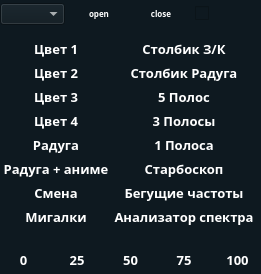
<?xml version="1.0" encoding="UTF-8"?>
<ui version="4.0">
 <class>MainWindow</class>
 <widget class="QMainWindow" name="MainWindow">
  <property name="enabled">
   <bool>true</bool>
  </property>
  <property name="geometry">
   <rect>
    <x>0</x>
    <y>0</y>
    <width>261</width>
    <height>274</height>
   </rect>
  </property>
  <property name="windowTitle">
   <string>MainWindow</string>
  </property>
  <property name="styleSheet">
   <string notr="true">bacground-color: #0E1920</string>
  </property>
  <widget class="QWidget" name="centralwidget">
   <property name="styleSheet">
    <string notr="true">background-color: #0E1920</string>
   </property>
   <widget class="QWidget" name="layoutWidget">
    <property name="geometry">
     <rect>
      <x>0</x>
      <y>0</y>
      <width>251</width>
      <height>28</height>
     </rect>
    </property>
    <layout class="QHBoxLayout" name="horizontalLayout">
     <item>
      <widget class="QComboBox" name="comL">
       <property name="font">
        <font>
         <family>Montserrat</family>
         <pointsize>6</pointsize>
         <weight>75</weight>
         <bold>true</bold>
        </font>
       </property>
       <property name="cursor">
        <cursorShape>ArrowCursor</cursorShape>
       </property>
       <property name="mouseTracking">
        <bool>false</bool>
       </property>
       <property name="styleSheet">
        <string notr="true">color:white;

</string>
       </property>
       <property name="duplicatesEnabled">
        <bool>false</bool>
       </property>
      </widget>
     </item>
     <item>
      <widget class="QPushButton" name="openB">
       <property name="font">
        <font>
         <family>Montserrat</family>
         <pointsize>6</pointsize>
         <weight>75</weight>
         <italic>false</italic>
         <bold>true</bold>
        </font>
       </property>
       <property name="styleSheet">
        <string notr="true">QPushButton {
 background-color: #0E1920;
 color: white;
 border: 1px;
 border-radius:5;
}

QPushButton:pressed {
 background-color: #ff8bf0;
}</string>
       </property>
       <property name="text">
        <string>open</string>
       </property>
      </widget>
     </item>
     <item>
      <widget class="QPushButton" name="closeB">
       <property name="font">
        <font>
         <family>Montserrat</family>
         <pointsize>6</pointsize>
         <weight>75</weight>
         <bold>true</bold>
        </font>
       </property>
       <property name="styleSheet">
        <string notr="true">QPushButton {
 background-color: #0E1920;
 color: white;
 border: 1px;
 border-radius:5;
}

QPushButton:pressed {
 background-color: #ff8bf0;
}</string>
       </property>
       <property name="text">
        <string>close</string>
       </property>
      </widget>
     </item>
     <item>
      <widget class="QCheckBox" name="onOffBox">
       <property name="styleSheet">
        <string notr="true"/>
       </property>
       <property name="text">
        <string/>
       </property>
      </widget>
     </item>
    </layout>
   </widget>
   <widget class="QWidget" name="layoutWidget">
    <property name="geometry">
     <rect>
      <x>0</x>
      <y>40</y>
      <width>112</width>
      <height>191</height>
     </rect>
    </property>
    <layout class="QVBoxLayout" name="verticalLayout">
     <item>
      <widget class="QPushButton" name="c1B">
       <property name="enabled">
        <bool>true</bool>
       </property>
       <property name="font">
        <font>
         <family>Montserrat</family>
         <pointsize>10</pointsize>
         <weight>75</weight>
         <bold>true</bold>
        </font>
       </property>
       <property name="styleSheet">
        <string notr="true">QPushButton {
 background-color: #0E1920;
 color: white;
 border: 1px;
 border-radius:5;
}

QPushButton:pressed {
 background-color: #252b55;
}</string>
       </property>
       <property name="text">
        <string>Цвет 1</string>
       </property>
      </widget>
     </item>
     <item>
      <widget class="QPushButton" name="c2B">
       <property name="font">
        <font>
         <family>Montserrat</family>
         <pointsize>10</pointsize>
         <weight>75</weight>
         <bold>true</bold>
        </font>
       </property>
       <property name="styleSheet">
        <string notr="true">QPushButton {
 background-color: #0E1920;
 color: white;
 border: 1px;
 border-radius:5;
}

QPushButton:pressed {
 background-color: #252b55;
}</string>
       </property>
       <property name="text">
        <string>Цвет 2</string>
       </property>
      </widget>
     </item>
     <item>
      <widget class="QPushButton" name="c3B">
       <property name="font">
        <font>
         <family>Montserrat</family>
         <pointsize>10</pointsize>
         <weight>75</weight>
         <bold>true</bold>
        </font>
       </property>
       <property name="styleSheet">
        <string notr="true">QPushButton {
 background-color: #0E1920;
 color: white;
 border: 1px;
 border-radius:5;
}

QPushButton:pressed {
 background-color: #252b55;
}</string>
       </property>
       <property name="text">
        <string>Цвет 3</string>
       </property>
      </widget>
     </item>
     <item>
      <widget class="QPushButton" name="c4B">
       <property name="font">
        <font>
         <family>Montserrat</family>
         <pointsize>10</pointsize>
         <weight>75</weight>
         <bold>true</bold>
        </font>
       </property>
       <property name="styleSheet">
        <string notr="true">QPushButton {
 background-color: #0E1920;
 color: white;
 border: 1px;
 border-radius:5;
}

QPushButton:pressed {
 background-color: #252b55;
}</string>
       </property>
       <property name="text">
        <string>Цвет 4</string>
       </property>
      </widget>
     </item>
     <item>
      <widget class="QPushButton" name="c5B">
       <property name="font">
        <font>
         <family>Montserrat</family>
         <pointsize>10</pointsize>
         <weight>75</weight>
         <bold>true</bold>
        </font>
       </property>
       <property name="styleSheet">
        <string notr="true">QPushButton {
 background-color: #0E1920;
 color: white;
 border: 1px;
 border-radius:5;
}

QPushButton:pressed {
 background-color: #252b55;
}</string>
       </property>
       <property name="text">
        <string>Радуга</string>
       </property>
      </widget>
     </item>
     <item>
      <widget class="QPushButton" name="c6B">
       <property name="font">
        <font>
         <family>Montserrat</family>
         <pointsize>10</pointsize>
         <weight>75</weight>
         <bold>true</bold>
        </font>
       </property>
       <property name="styleSheet">
        <string notr="true">QPushButton {
 background-color: #0E1920;
 color: white;
 border: 1px;
 border-radius:5;
}

QPushButton:pressed {
 background-color: #252b55;
}</string>
       </property>
       <property name="text">
        <string>Радуга + аниме</string>
       </property>
      </widget>
     </item>
     <item>
      <widget class="QPushButton" name="c7B">
       <property name="font">
        <font>
         <family>Montserrat</family>
         <pointsize>10</pointsize>
         <weight>75</weight>
         <bold>true</bold>
        </font>
       </property>
       <property name="styleSheet">
        <string notr="true">QPushButton {
 background-color: #0E1920;
 color: white;
 border: 1px;
 border-radius:5;
}

QPushButton:pressed {
 background-color: #252b55;
}</string>
       </property>
       <property name="text">
        <string>Смена</string>
       </property>
      </widget>
     </item>
     <item>
      <widget class="QPushButton" name="c8B">
       <property name="font">
        <font>
         <family>Montserrat</family>
         <pointsize>10</pointsize>
         <weight>75</weight>
         <bold>true</bold>
        </font>
       </property>
       <property name="styleSheet">
        <string notr="true">QPushButton {
 background-color: #0E1920;
 color: white;
 border: 1px;
 border-radius:5;
}

QPushButton:pressed {
 background-color: #252b55;
}</string>
       </property>
       <property name="text">
        <string>Мигалки</string>
       </property>
      </widget>
     </item>
    </layout>
   </widget>
   <widget class="QWidget" name="layoutWidget_2">
    <property name="geometry">
     <rect>
      <x>110</x>
      <y>40</y>
      <width>148</width>
      <height>191</height>
     </rect>
    </property>
    <layout class="QVBoxLayout" name="verticalLayout_2">
     <item>
      <widget class="QPushButton" name="c1B_2">
       <property name="enabled">
        <bool>true</bool>
       </property>
       <property name="font">
        <font>
         <family>Montserrat</family>
         <pointsize>10</pointsize>
         <weight>75</weight>
         <bold>true</bold>
        </font>
       </property>
       <property name="autoFillBackground">
        <bool>false</bool>
       </property>
       <property name="styleSheet">
        <string notr="true">QPushButton {
 background-color: #0E1920;
 color: white;
 border: 1px;
 border-radius:5;
}

QPushButton:pressed {
 background-color: #252b55;
}</string>
       </property>
       <property name="text">
        <string>Столбик З/К</string>
       </property>
      </widget>
     </item>
     <item>
      <widget class="QPushButton" name="c2B_2">
       <property name="font">
        <font>
         <family>Montserrat</family>
         <pointsize>10</pointsize>
         <weight>75</weight>
         <bold>true</bold>
        </font>
       </property>
       <property name="styleSheet">
        <string notr="true">QPushButton {
 background-color: #0E1920;
 color: white;
 border: 1px;
 border-radius:5;
}

QPushButton:pressed {
 background-color: #252b55;
}</string>
       </property>
       <property name="text">
        <string>Столбик Радуга</string>
       </property>
      </widget>
     </item>
     <item>
      <widget class="QPushButton" name="c3B_2">
       <property name="font">
        <font>
         <family>Montserrat</family>
         <pointsize>10</pointsize>
         <weight>75</weight>
         <bold>true</bold>
        </font>
       </property>
       <property name="styleSheet">
        <string notr="true">QPushButton {
 background-color: #0E1920;
 color: white;
 border: 1px;
 border-radius:5;
}

QPushButton:pressed {
 background-color: #252b55;
}</string>
       </property>
       <property name="text">
        <string>5 Полос</string>
       </property>
      </widget>
     </item>
     <item>
      <widget class="QPushButton" name="c4B_2">
       <property name="font">
        <font>
         <family>Montserrat</family>
         <pointsize>10</pointsize>
         <weight>75</weight>
         <bold>true</bold>
        </font>
       </property>
       <property name="styleSheet">
        <string notr="true">QPushButton {
 background-color: #0E1920;
 color: white;
 border: 1px;
 border-radius:5;
}

QPushButton:pressed {
 background-color: #252b55;
}</string>
       </property>
       <property name="text">
        <string>3 Полосы</string>
       </property>
      </widget>
     </item>
     <item>
      <widget class="QPushButton" name="c5B_2">
       <property name="font">
        <font>
         <family>Montserrat</family>
         <pointsize>10</pointsize>
         <weight>75</weight>
         <bold>true</bold>
        </font>
       </property>
       <property name="styleSheet">
        <string notr="true">QPushButton {
 background-color: #0E1920;
 color: white;
 border: 1px;
 border-radius:5;
}

QPushButton:pressed {
 background-color: #252b55;
}</string>
       </property>
       <property name="text">
        <string>1 Полоса</string>
       </property>
      </widget>
     </item>
     <item>
      <widget class="QPushButton" name="c6B_2">
       <property name="font">
        <font>
         <family>Montserrat</family>
         <pointsize>10</pointsize>
         <weight>75</weight>
         <bold>true</bold>
        </font>
       </property>
       <property name="styleSheet">
        <string notr="true">QPushButton {
 background-color: #0E1920;
 color: white;
 border: 1px;
 border-radius:5;
}

QPushButton:pressed {
 background-color: #252b55;
}</string>
       </property>
       <property name="text">
        <string>Старбоскоп</string>
       </property>
      </widget>
     </item>
     <item>
      <widget class="QPushButton" name="c7B_2">
       <property name="font">
        <font>
         <family>Montserrat</family>
         <pointsize>10</pointsize>
         <weight>75</weight>
         <bold>true</bold>
        </font>
       </property>
       <property name="styleSheet">
        <string notr="true">QPushButton {
 background-color: #0E1920;
 color: white;
 border: 1px;
 border-radius:5;
}

QPushButton:pressed {
 background-color: #252b55;
}</string>
       </property>
       <property name="text">
        <string>Бегущие частоты</string>
       </property>
      </widget>
     </item>
     <item>
      <widget class="QPushButton" name="c8B_2">
       <property name="font">
        <font>
         <family>Montserrat</family>
         <pointsize>10</pointsize>
         <weight>75</weight>
         <bold>true</bold>
        </font>
       </property>
       <property name="styleSheet">
        <string notr="true">QPushButton {
 background-color: #0E1920;
 color: white;
 border: 1px;
 border-radius:5;
}

QPushButton:pressed {
 background-color: #252b55;
}</string>
       </property>
       <property name="text">
        <string>Анализатор спектра</string>
       </property>
      </widget>
     </item>
    </layout>
   </widget>
   <widget class="QWidget" name="">
    <property name="geometry">
     <rect>
      <x>0</x>
      <y>250</y>
      <width>261</width>
      <height>20</height>
     </rect>
    </property>
    <layout class="QHBoxLayout" name="horizontalLayout_2">
     <item>
      <widget class="QPushButton" name="c1B_3">
       <property name="enabled">
        <bool>true</bool>
       </property>
       <property name="font">
        <font>
         <family>Montserrat</family>
         <pointsize>10</pointsize>
         <weight>75</weight>
         <bold>true</bold>
        </font>
       </property>
       <property name="styleSheet">
        <string notr="true">QPushButton {
 background-color: #0E1920;
 color: white;
 border: 1px;
 border-radius:5;
}

QPushButton:pressed {
 background-color: #252b55;
}</string>
       </property>
       <property name="text">
        <string>0</string>
       </property>
      </widget>
     </item>
     <item>
      <widget class="QPushButton" name="c1B_4">
       <property name="enabled">
        <bool>true</bool>
       </property>
       <property name="font">
        <font>
         <family>Montserrat</family>
         <pointsize>10</pointsize>
         <weight>75</weight>
         <bold>true</bold>
        </font>
       </property>
       <property name="styleSheet">
        <string notr="true">QPushButton {
 background-color: #0E1920;
 color: white;
 border: 1px;
 border-radius:5;
}

QPushButton:pressed {
 background-color: #252b55;
}</string>
       </property>
       <property name="text">
        <string>25</string>
       </property>
      </widget>
     </item>
     <item>
      <widget class="QPushButton" name="c1B_5">
       <property name="enabled">
        <bool>true</bool>
       </property>
       <property name="font">
        <font>
         <family>Montserrat</family>
         <pointsize>10</pointsize>
         <weight>75</weight>
         <bold>true</bold>
        </font>
       </property>
       <property name="styleSheet">
        <string notr="true">QPushButton {
 background-color: #0E1920;
 color: white;
 border: 1px;
 border-radius:5;
}

QPushButton:pressed {
 background-color: #252b55;
}</string>
       </property>
       <property name="text">
        <string>50</string>
       </property>
      </widget>
     </item>
     <item>
      <widget class="QPushButton" name="c1B_7">
       <property name="enabled">
        <bool>true</bool>
       </property>
       <property name="font">
        <font>
         <family>Montserrat</family>
         <pointsize>10</pointsize>
         <weight>75</weight>
         <bold>true</bold>
        </font>
       </property>
       <property name="styleSheet">
        <string notr="true">QPushButton {
 background-color: #0E1920;
 color: white;
 border: 1px;
 border-radius:5;
}

QPushButton:pressed {
 background-color: #252b55;
}</string>
       </property>
       <property name="text">
        <string>75</string>
       </property>
      </widget>
     </item>
     <item>
      <widget class="QPushButton" name="c1B_6">
       <property name="enabled">
        <bool>true</bool>
       </property>
       <property name="font">
        <font>
         <family>Montserrat</family>
         <pointsize>10</pointsize>
         <weight>75</weight>
         <bold>true</bold>
        </font>
       </property>
       <property name="styleSheet">
        <string notr="true">QPushButton {
 background-color: #0E1920;
 color: white;
 border: 1px;
 border-radius:5;
}

QPushButton:pressed {
 background-color: #252b55;
}</string>
       </property>
       <property name="text">
        <string>100</string>
       </property>
      </widget>
     </item>
    </layout>
   </widget>
  </widget>
 </widget>
 <resources/>
 <connections/>
</ui>
